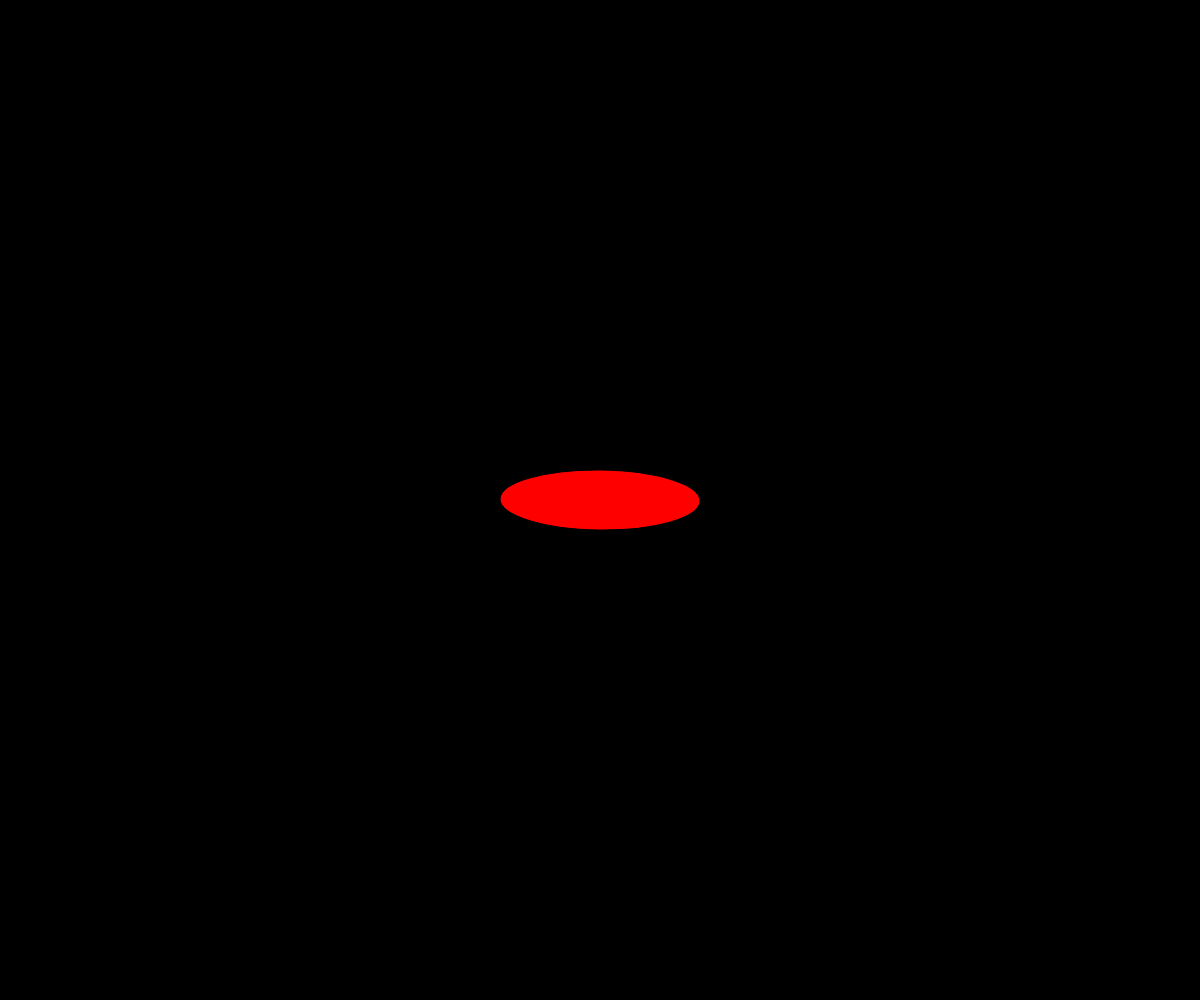
Frame 1 (no input)
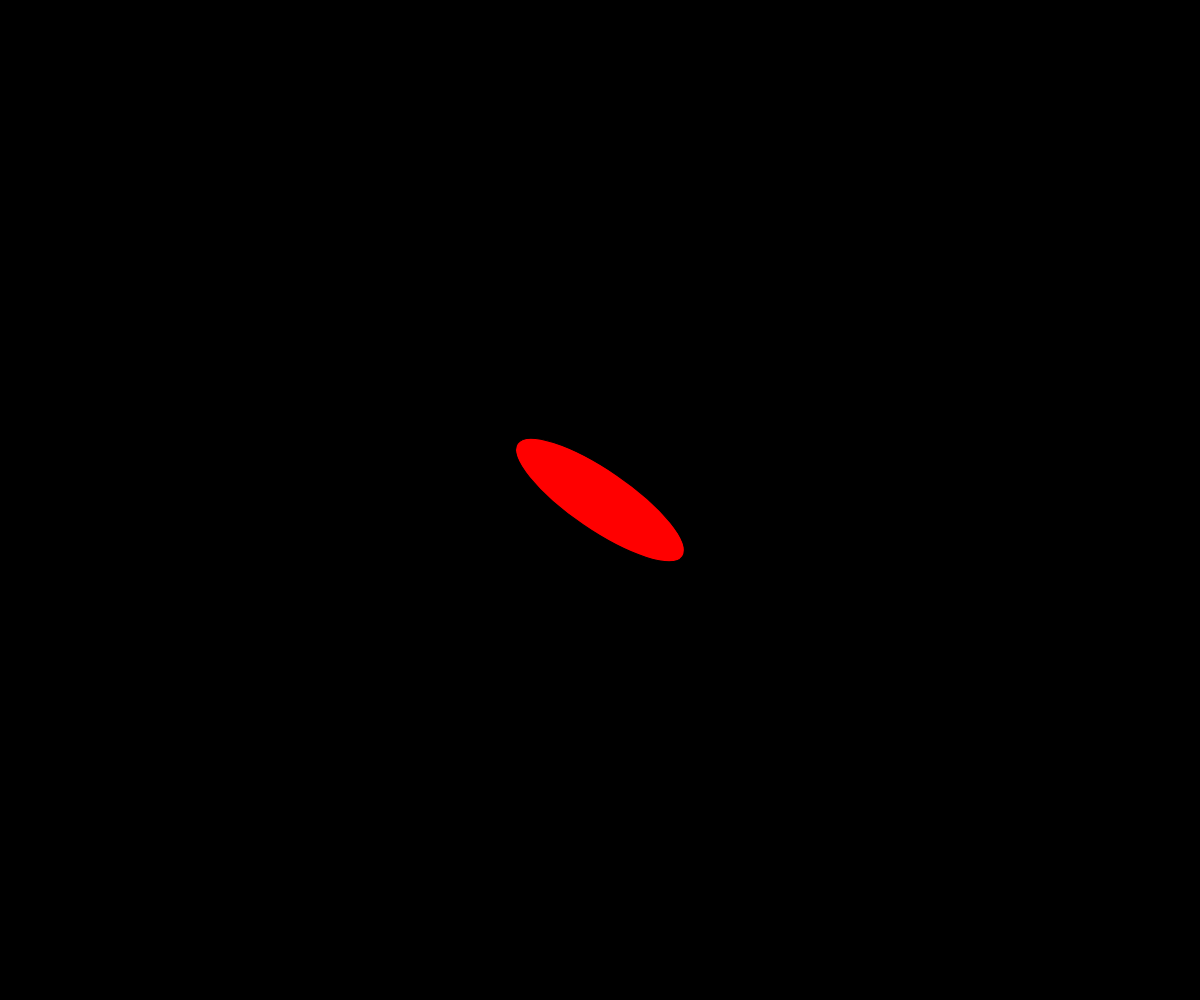
Frame 60 (no input)
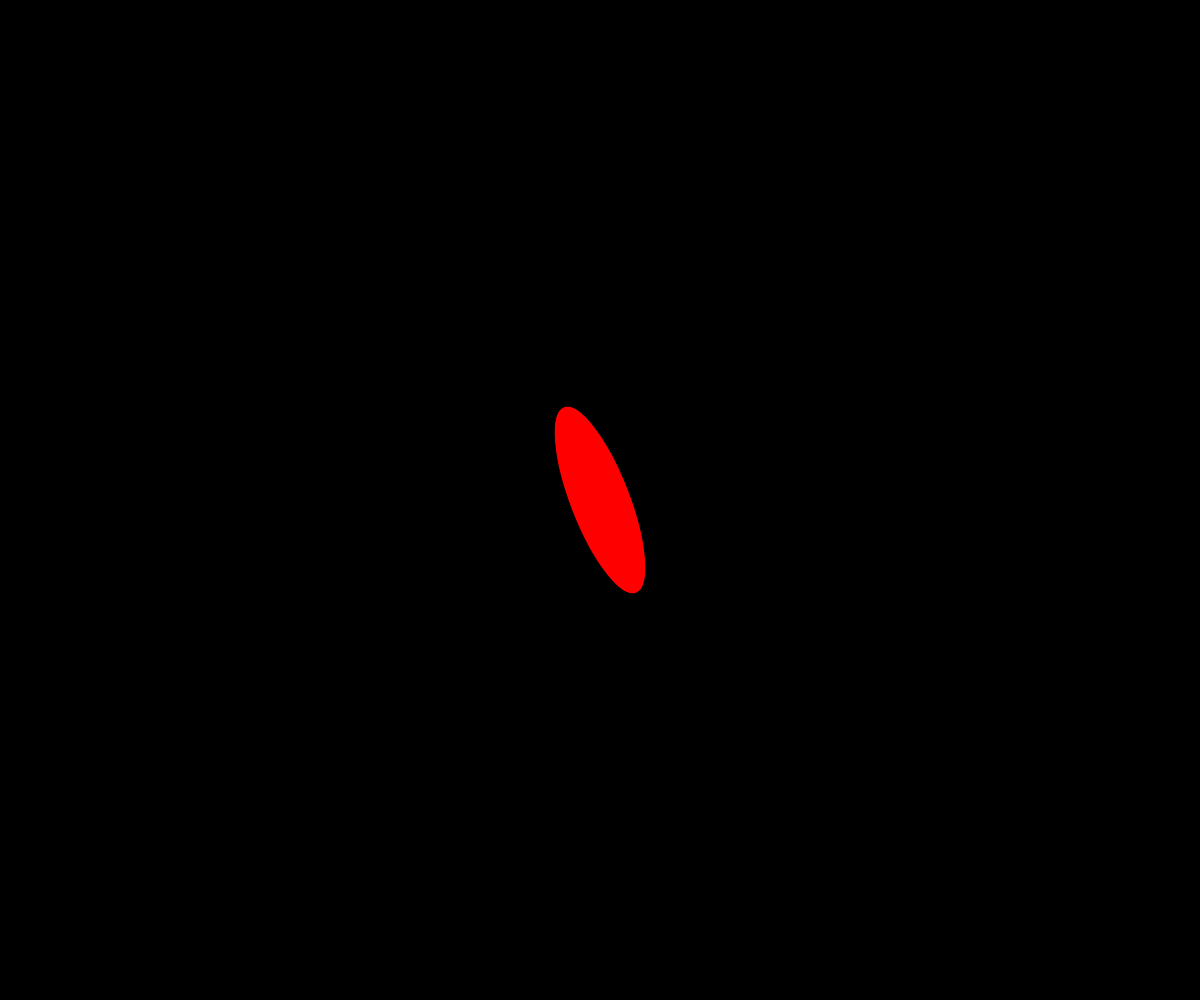
Frame 120 (the mouse pressed at the canvas centre since frame 60)

The p5.js sketch that drew these frames (run headless with seeded random() and noise() and a simulated clock; from frame 60 on, the mouse is pressed at the canvas centre):

// p5.js sketch
// ── sketch.js
/***********************************************************************************
  Rotate Example
  by Scott Kildall
  
  Rotating ellipse using translate and rotate functions
***********************************************************************************/


// Global rotation variable
var r = 0;         

// speed of rotation 
var speed = 0.01;

function setup() {
  createCanvas(windowWidth, windowHeight);
  ellipseMode(CENTER);
}

function draw() {
  background(0);

  rotateEllipse();  
}

function rotateEllipse() {
  // draw an red at center
  fill(255,0,0);

  // move to origin and perform the translation
  translate(width/2, height/2);
  r = r + speed;
  rotate(r)

  // move to original spot
  translate(-width/2, -height/2);

  // do actual drawing
  ellipse( width/2, height/2, 200, 60);
}
